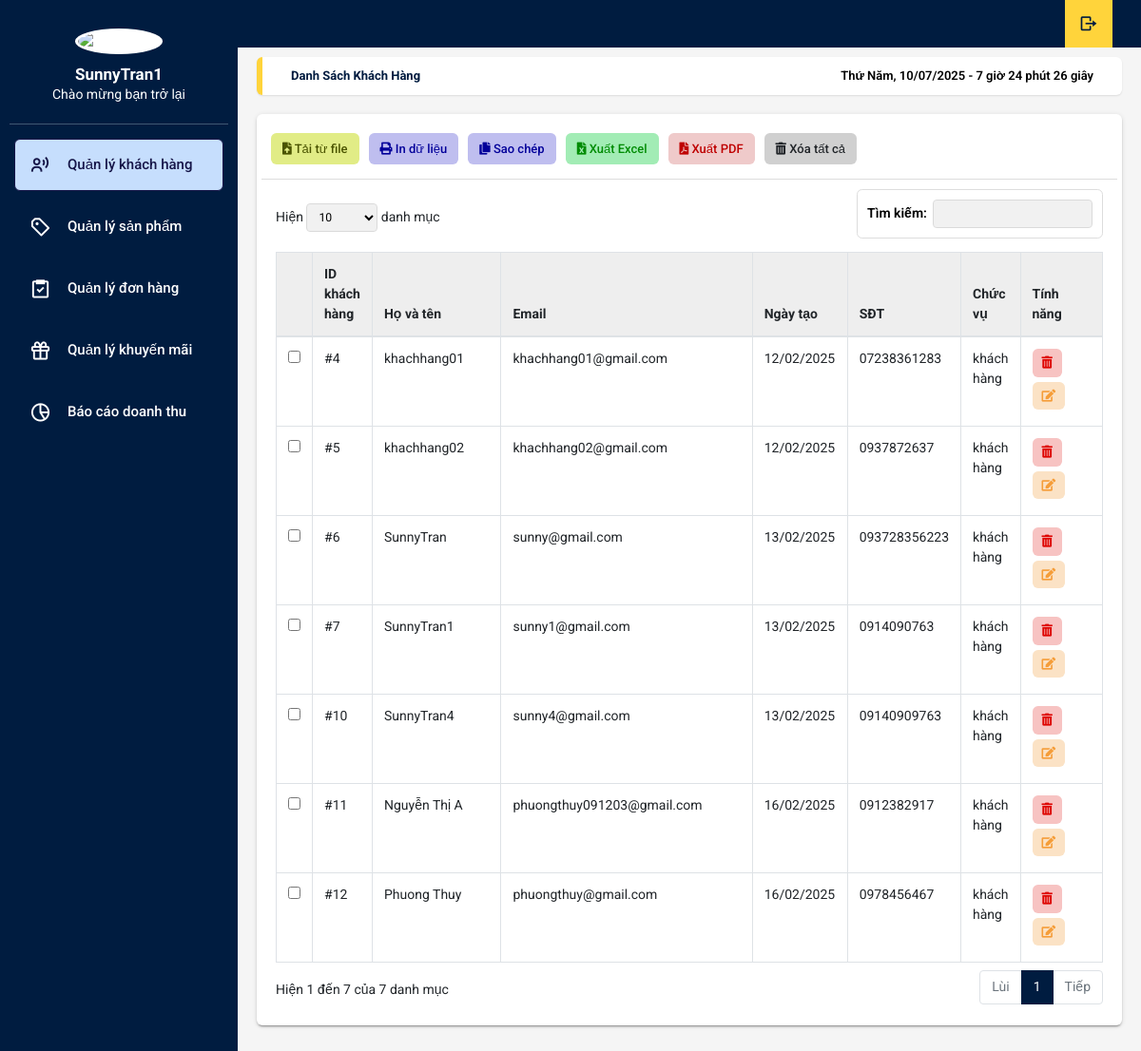
Page /table-data-customers.php (signed in) on the committed database.
### tables this page shows
CREATE TABLE `nguoi_dung` (
  `id` int(11) NOT NULL,
  `ten_dang_nhap` varchar(255) NOT NULL,
  `email` varchar(255) NOT NULL,
  `sdt` varchar(15) NOT NULL,
  `mat_khau` varchar(255) NOT NULL,
  `ngay_tao` datetime DEFAULT current_timestamp(),
  `loai` int(11) NOT NULL
);

### table-data-customers.php (the view, shortened to what this page needs)
<?php
require_once 'connect.php';
$sql = "SELECT * FROM nguoi_dung WHERE loai = 3";
$result = $conn->query($sql);
?>
<!DOCTYPE html>
<html lang="en">
<head>
  <link rel="stylesheet" type="text/css" href="css/main.css">
  <link rel="stylesheet" href="https://cdn.jsdelivr.net/npm/boxicons@latest/css/boxicons.min.css">
  <link rel="stylesheet" href="https://unpkg.com/boxicons@latest/css/boxicons.min.css">
  <link rel="stylesheet" type="text/css"
    href="https://maxcdn.bootstrapcdn.com/font-awesome/4.7.0/css/font-awesome.min.css">
  <link rel="stylesheet" href="https://use.fontawesome.com/releases/v5.8.2/css/all.css">
  <link rel="stylesheet" href="https://cdnjs.cloudflare.com/ajax/libs/jquery-confirm/3.3.2/jquery-confirm.min.css">
</head>
<body onload="time()" class="app sidebar-mini rtl">
  <header class="app-header">
    <ul class="app-nav">
        <li>
            <a class="app-nav__item" href="logout.php">
                <i class='bx bx-log-out bx-rotate-180'></i>
            </a>
        </li>
    </ul>
  </header>
  <aside class="app-sidebar">
    <div class="app-sidebar__user"><img class="app-sidebar__user-avatar" src="/images/hay.jpg" width="50px"
        alt="User Image">
      <div>
<p class="app-sidebar__user-name"><b><?php echo $_SESSION['ten_dang_nhap'];?></b></p>
        <p class="app-sidebar__user-designation">Chào mừng bạn trở lại</p>
      </div>
    </div>
    <hr>
    <ul class="app-menu">
        <li><a class="app-menu__item active" href="table-data-customers.php"><i class='app-menu__icon bx bx-user-voice'></i><span
              class="app-menu__label">Quản lý khách hàng</span></a></li>
        <li><a class="app-menu__item" href="table-data-product.php"><i
              class='app-menu__icon bx bx-purchase-tag-alt'></i><span class="app-menu__label">Quản lý sản phẩm</span></a>
        </li>
        <li><a class="app-menu__item" href="table-data-oder.php"><i class='app-menu__icon bx bx-task'></i><span
              class="app-menu__label">Quản lý đơn hàng</span></a></li>
              <li>
                  <a class="app-menu__item" href="table-data-khuyenmai.php">
                      <i class='app-menu__icon bx bx-gift'></i>
                      <span class="app-menu__label">Quản lý khuyến mãi</span>
                  </a>
              </li>
        <li><a class="app-menu__item" href="quan-ly-bao-cao.php"><i
              class='app-menu__icon bx bx-pie-chart-alt-2'></i><span class="app-menu__label">Báo cáo doanh thu</span></a>
        </li>
    </ul>
  </aside>
  <main class="app-content">
    <div class="app-title">
      <ul class="app-breadcrumb breadcrumb side">
        <li class="breadcrumb-item active"><a href="#"><b>Danh sách khách hàng</b></a></li>
      </ul>
      <div id="clock"></div>
    </div>
    <div class="row">
      <div class="col-md-12">
        <div class="tile">
          <div class="tile-body">
            <div class="row element-button">
              <div class="col-sm-2">
                <a class="btn btn-delete btn-sm nhap-tu-file" type="button" title="Nhập" onclick="myFunction(this)"><i
                    class="fas fa-file-upload"></i> Tải từ file</a>
              </div>
              <div class="col-sm-2">
                <a class="btn btn-delete btn-sm print-file" type="button" title="In" onclick="myApp.printTable()"><i
                    class="fas fa-print"></i> In dữ liệu</a>
              </div>
              <div class="col-sm-2">
                <a class="btn btn-delete btn-sm print-file js-textareacopybtn" type="button" title="Sao chép"><i
                    class="fas fa-copy"></i> Sao chép</a>
              </div>
              <div class="col-sm-2">
                <a class="btn btn-excel btn-sm" href="" title="In"><i class="fas fa-file-excel"></i> Xuất Excel</a>
              </div>
              <div class="col-sm-2">
                <a class="btn btn-delete btn-sm pdf-file" type="button" title="In" onclick="myFunction(this)"><i
                    class="fas fa-file-pdf"></i> Xuất PDF</a>
              </div>
              <div class="col-sm-2">
                <a class="btn btn-delete btn-sm" type="button" title="Xóa" onclick="myFunction(this)"><i
                    class="fas fa-trash-alt"></i> Xóa tất cả </a>
              </div>
            </div>
            <table class="table table-hover table-bordered js-copytextarea" cellpadding="0" cellspacing="0" border="0"
              id="sampleTable">
              <thead>
                <tr>
                  <th width="10"></th>
                  <th>ID khách hàng</th>
                  <th width="150">Họ và tên</th>
                  <th width="300">Email</th>
                  <th>Ngày tạo</th>
                  <th>SĐT</th>
                  <th>Chức vụ</th>
                  <th width="100">Tính năng</th>
                </tr>
              </thead>
              <tbody>
                <?php
                if ($result->num_rows > 0) {
                    while($row = $result->fetch_assoc()) {
                ?>
                    <tr>
                        <td width="10"><input type="checkbox" name="check<?php echo $row['id']; ?>" value="<?php echo $row['id']; ?>"></td>
                        <td>#<?php echo htmlspecialchars($row['id']); ?></td>
                        <td><?php echo htmlspecialchars($row['ten_dang_nhap']); ?></td>
                        <td><?php echo htmlspecialchars($row['email']); ?></td>
                        <td><?php echo date('d/m/Y', strtotime($row['ngay_tao'])); ?></td>
                        <td><?php echo htmlspecialchars($row['sdt']); ?></td>
                        <td>khách hàng</td>
                        <td class="table-td-center">
                            <button class="btn btn-primary btn-sm trash" type="button" title="Xóa"
                                onclick="deleteStaff(<?php echo $row['id']; ?>)">
                                <i class="fas fa-trash-alt"></i>
                            </button>
                            <button class="btn btn-primary btn-sm edit" type="button" title="Sửa"
                                data-toggle="modal" data-target="#ModalUP"
                                data-id="<?php echo $row['id']; ?>"
                                data-name="<?php echo htmlspecialchars($row['ten_dang_nhap']); ?>"
                                data-email="<?php echo htmlspecialchars($row['email']); ?>">
                                <i class="fas fa-edit"></i>
                            </button>
                        </td>
                    </tr>
                <?php
                    }
                } else {
                    echo "<tr><td colspan='10' class='text-center'>Không có khách hàng nào</td></tr>";
                }
                ?>
            </tbody>
            </table>
          </div>
        </div>
      </div>
    </div>
  </main>
</body>
</html>

### rows in the picture
nguoi_dung: id "4", ten_dang_nhap "khachhang01", email "khachhang01@gmail.com", ngay_tao "12/02/2025", sdt "07238361283"
nguoi_dung: id "5", ten_dang_nhap "khachhang02", email "khachhang02@gmail.com", ngay_tao "12/02/2025", sdt "0937872637"
nguoi_dung: id "6", ten_dang_nhap "SunnyTran", email "sunny@gmail.com", ngay_tao "13/02/2025", sdt "093728356223"
nguoi_dung: id "7", ten_dang_nhap "SunnyTran1", email "sunny1@gmail.com", ngay_tao "13/02/2025", sdt "0914090763"
nguoi_dung: id "10", ten_dang_nhap "SunnyTran4", email "sunny4@gmail.com", ngay_tao "13/02/2025", sdt "09140909763"
nguoi_dung: id "11", ten_dang_nhap "Nguyễn Thị A", email "phuongthuy091203@gmail.com", ngay_tao "16/02/2025", sdt "0912382917"
nguoi_dung: id "12", ten_dang_nhap "Phuong Thuy", email "phuongthuy@gmail.com", ngay_tao "16/02/2025", sdt "0978456467"

### other values in the picture
$_SESSION['ten_dang_nhap'] "SunnyTran1"
